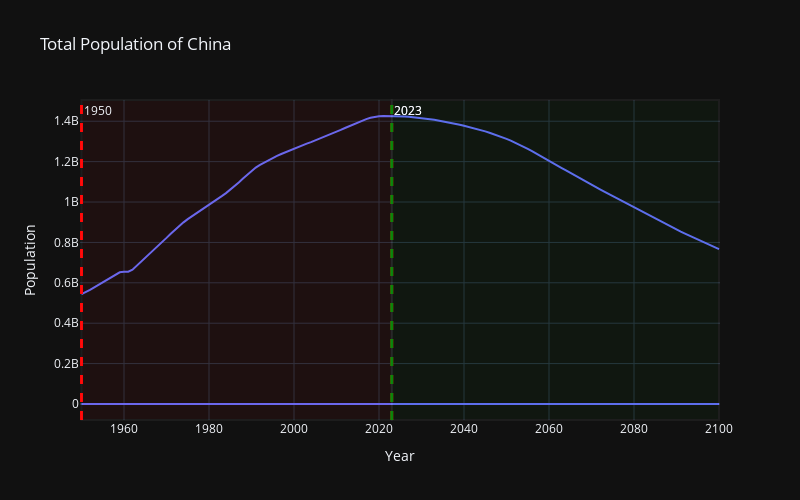

Notebook source saved alongside this figure:
### Markdown cell above
`Figure of Popualtion`

### Code cell
fig = px.line(merged, x="date", y=" Population", title="Total Population of China",
        labels={"date": "Year", " Population": "Population"}, width=800, height=500, template="plotly_dark"
            ,#add annual change to hover data
            hover_data={" Annual Growth Rate": True}, )

fig.add_vline(x=2023, line_width=3, line_dash="dash", line_color="red",  annotation_text="2023", annotation_position="top right") 
#add historical data before 2023


fig.add_vline(x=1950, line_width=3, line_dash="dash", line_color="red",  annotation_text="1950", annotation_position="top right")
# the area between 1950 and 2023 is the historical data
fig.add_vrect(x0=1950, x1=2023, fillcolor="red", opacity=0.05, annotation_text="", annotation_position="top left", annotation_font_size=12)
#add projection data after 2023
fig.add_vline(x=2023, line_width=3, line_dash="dash", line_color="green",  annotation_text="2023", annotation_position="top right")
# the area between 2023 and 2100 is the projection data
fig.add_vrect(x0=2023, x1=2100, fillcolor="green", opacity=0.05, annotation_text="", annotation_position="top left", annotation_font_size=12)

### Figure 1 — Plotly figure (JSON) as saved in the notebook; plotly's stock layout.template omitted (floating-point values rounded to 4 significant figures; data arrays with more than 128 entries replaced by an {"elided": "..."} marker saying what was removed)
{"data": [{"customdata": {"elided": "151x1 float values"}, "hovertemplate": "Year=%{x}<br>Population=%{y}<br> Annual Growth Rate=%{customdata[0]}<extra></extra>", "legendgroup": "", "line": {"color": "#636efa", "dash": "solid"}, "marker": {"symbol": "circle"}, "mode": "lines", "name": "", "orientation": "v", "showlegend": false, "type": "scatter", "x": {"elided": "151 int values"}, "xaxis": "x", "y": {"elided": "151 int values"}, "yaxis": "y"}, {"hovertemplate": "date=%{x}<br> Population per Square KM=%{y}<extra></extra>", "legendgroup": "", "line": {"color": "#636efa", "dash": "solid"}, "marker": {"symbol": "circle"}, "mode": "lines", "name": "", "orientation": "v", "showlegend": false, "type": "scatter", "x": {"elided": "151 int values"}, "xaxis": "x", "y": {"elided": "151 float values"}, "yaxis": "y"}], "layout": {"annotations": [{"showarrow": false, "text": "2023", "x": 2023, "xanchor": "left", "xref": "x", "y": 1, "yanchor": "top", "yref": "y domain"}, {"showarrow": false, "text": "1950", "x": 1950, "xanchor": "left", "xref": "x", "y": 1, "yanchor": "top", "yref": "y domain"}, {"font": {"size": 12}, "showarrow": false, "text": "", "x": 1950, "xanchor": "left", "xref": "x", "y": 1, "yanchor": "top", "yref": "y domain"}, {"showarrow": false, "text": "2023", "x": 2023, "xanchor": "left", "xref": "x", "y": 1, "yanchor": "top", "yref": "y domain"}, {"font": {"size": 12}, "showarrow": false, "text": "", "x": 2023, "xanchor": "left", "xref": "x", "y": 1, "yanchor": "top", "yref": "y domain"}], "height": 500, "legend": {"tracegroupgap": 0}, "shapes": [{"line": {"color": "red", "dash": "dash", "width": 3}, "type": "line", "x0": 2023, "x1": 2023, "xref": "x", "y0": 0, "y1": 1, "yref": "y domain"}, {"line": {"color": "red", "dash": "dash", "width": 3}, "type": "line", "x0": 1950, "x1": 1950, "xref": "x", "y0": 0, "y1": 1, "yref": "y domain"}, {"fillcolor": "red", "opacity": 0.05, "type": "rect", "x0": 1950, "x1": 2023, "xref": "x", "y0": 0, "y1": 1, "yref": "y domain"}, {"line": {"color": "green", "dash": "dash", "width": 3}, "type": "line", "x0": 2023, "x1": 2023, "xref": "x", "y0": 0, "y1": 1, "yref": "y domain"}, {"fillcolor": "green", "opacity": 0.05, "type": "rect", "x0": 2023, "x1": 2100, "xref": "x", "y0": 0, "y1": 1, "yref": "y domain"}], "title": {"text": "Total Population of China"}, "width": 800, "xaxis": {"anchor": "y", "domain": [0, 1], "title": {"text": "Year"}}, "yaxis": {"anchor": "x", "domain": [0, 1], "title": {"text": "Population"}}}}
